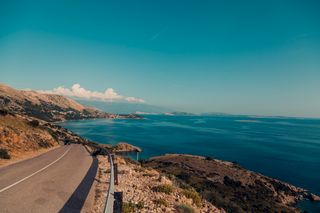
#> input picture tests/fixtures/restore-corpus/photo-cat.jpg, 320 x 213 px; its folder holds only this picture in this run
$ python generate_fixtures.py
#> lines starting #> are read from the running program, lines starting #| are printed output that depends on the picture; after the words box and inside, x2 and y2 are one past the last pixel; in counts of white or black regions, pixels touching at a corner belong together
#!/usr/bin/env python3
"""
Deterministic degradation + fixture generation for the restore corpus.

Every recipe records its parameters so a run is reproducible; seeds are
fixed. The corpus is license-safe: everything is generated from code or
ships in the repository (tests/fixtures).

Recipes: JPEG (quality, subsampling, repeat), Gaussian noise (sigma, seed),
motion blur (length, angle, seed). Outputs go to the fixtures dir as
`<stem>--<recipe>.png` beside the clean source.
"""

import io
import sys
from pathlib import Path

import cv2
import numpy as np

SCRIPT_DIR = Path(__file__).resolve().parent
REPO_ROOT = SCRIPT_DIR.parents[2]
CORPUS_DIR = REPO_ROOT / "tests/fixtures" / "restore-corpus"


def jpeg_deg(img_bgr, quality, subsampling=1, repeat=1):
    from PIL import Image
    img = Image.fromarray(cv2.cvtColor(img_bgr, cv2.COLOR_BGR2RGB))
    for _ in range(repeat):
        buf = io.BytesIO()
        img.save(buf, "JPEG", quality=quality, subsampling=subsampling)
        img = Image.open(buf).convert("RGB")
    return cv2.cvtColor(np.array(img), cv2.COLOR_RGB2BGR)


def gaussian_noise(img_bgr, sigma, seed):
    rng = np.random.default_rng(seed)
    return np.clip(
        img_bgr.astype(np.float32) + rng.normal(0, sigma, img_bgr.shape), 0, 255
    ).round().astype(np.uint8)


def motion_blur(img_bgr, length, angle, seed):
    rng = np.random.default_rng(seed)
    kernel = np.zeros((length, length), np.float32)
    import math
    cx, cy = length // 2, length // 2
    rad = math.radians(angle)
    for i in range(length):
        x = int(cx + math.cos(rad) * (i - cx))
        y = int(cy + math.sin(rad) * (i - cy))
        if 0 <= x < length and 0 <= y < length:
            kernel[y, x] = 1.0
    kernel /= max(1.0, kernel.sum())
    blurred = cv2.filter2D(img_bgr, -1, kernel)
    return np.clip(blurred, 0, 255).round().astype(np.uint8)


def generate_synthetic_fixtures():
    """Design-app fixtures generated from code (license-safe)."""
    CORPUS_DIR.mkdir(parents=True, exist_ok=True)
    h, w = 384, 512

    img = np.full((h, w, 3), 245, np.uint8)
    for i, t in enumerate(["Varve Design Suite", "Denoise Deblur Deblock", "ENHANCE 2026"]):
        cv2.putText(
            img, t, (24, 60 + i * 70), cv2.FONT_HERSHEY_SIMPLEX, 1.1, (20, 20, 20), 2,
            cv2.LINE_AA,
        )
    cv2.putText(img, "1px thin line detail:", (24, 300), cv2.FONT_HERSHEY_SIMPLEX, 0.6,
                (0, 0, 0), 1, cv2.LINE_AA)
    img[310, :] = 0
    img[:, 24] = 0
    cv2.imwrite(str(CORPUS_DIR / "text-heavy.png"), img)

    img2 = np.full((h, w, 3), 255, np.uint8)
    cv2.rectangle(img2, (40, 40), (200, 200), (20, 90, 220), -1)
    cv2.circle(img2, (360, 120), 60, (220, 60, 40), -1)
    cv2.rectangle(img2, (60, 250), (450, 260), (30, 30, 30), -1)
    cv2.imwrite(str(CORPUS_DIR / "logo-flat.png"), img2)

    yy, xx = np.mgrid[0:h, 0:w]
    grad = np.stack(
        [(xx / w * 255).astype(np.uint8), (yy / h * 255).astype(np.uint8),
         (((xx + yy) / (w + h)) * 255).astype(np.uint8)],
        axis=2,
    )
    cv2.imwrite(str(CORPUS_DIR / "gradient.png"), grad)
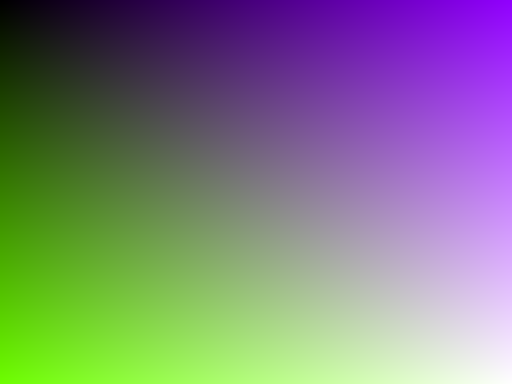
#> saved as gradient.png: shape (384, 512, 3); mean B, G, R 126.8, 126.7, 126.7

    p = np.full((h, w, 3), 255, np.uint8)
    for x in range(0, w, 4):
        if (x // 4) % 3 != 1:
            p[:, x] = 0
    cv2.imwrite(str(CORPUS_DIR / "thin-lines.png"), p)
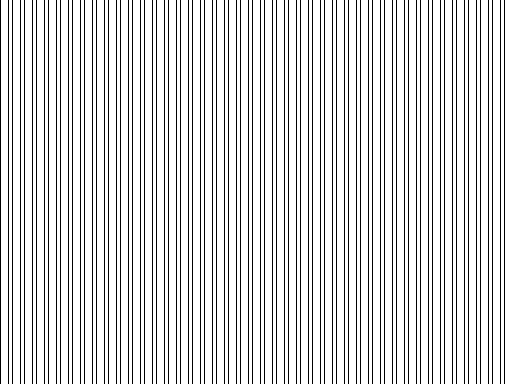
#> saved as thin-lines.png: shape (384, 512, 3); 83.4% white; black in thin lines or dots

    ui = np.full((h, w, 3), 240, np.uint8)
    cv2.rectangle(ui, (20, 20), (w - 20, 120), (255, 255, 255), -1)
#> ui: shape (384, 512, 3); values 240 (black) and 255 (white), 24.3% white; 1 white region, box (x1, y1, x2, y2) and area: (20, 20, 493, 121) 47773
    for i in range(3):
        cv2.rectangle(ui, (40, 40 + i * 30), (180, 60 + i * 30), (210, 210, 215), -1)
        cv2.putText(ui, f"Button {i + 1}", (50, 56 + i * 30), cv2.FONT_HERSHEY_SIMPLEX, 0.5,
                    (40, 40, 40), 1, cv2.LINE_AA)
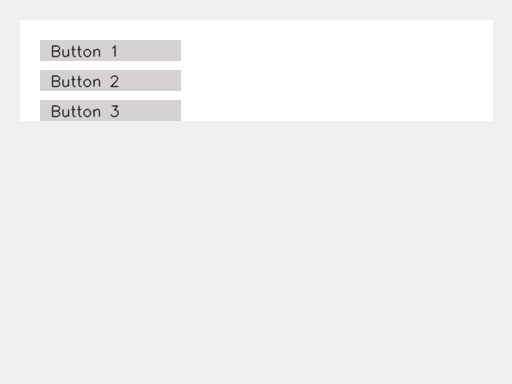
#> ui: shape (384, 512, 3); mean of channels 0, 1, 2 241.1, 241.1, 241.3; drawn as B, G, R
    cv2.putText(ui, "Unsaved changes", (220, 60), cv2.FONT_HERSHEY_SIMPLEX, 0.6,
                (180, 60, 40), 1, cv2.LINE_AA)
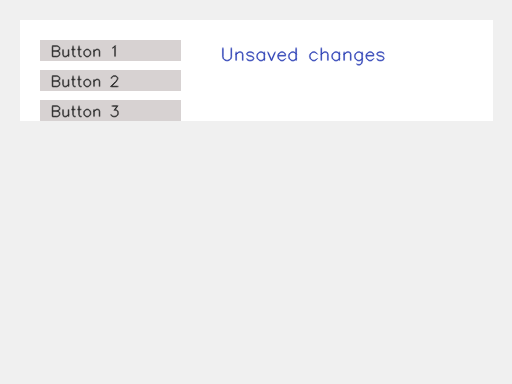
#> ui: shape (384, 512, 3); 0.57% of pixels changed, all inside (x1, y1, x2, y2) = (221, 47, 385, 66); drawn as B, G, R
    cv2.imwrite(str(CORPUS_DIR / "ui-screenshot.png"), ui)

    # Pixel-art-like blocky content (must not be routed through photo models).
    pa = np.zeros((h, w, 3), np.uint8)
    for by in range(0, h, 16):
        for bx in range(0, w, 16):
            v = (bx // 16 + by // 16) % 3
            pa[by:by + 16, bx:bx + 16] = [(60, 40, 200), (240, 240, 240), (30, 180, 90)][v]
    cv2.imwrite(str(CORPUS_DIR / "pixel-art.png"), pa)
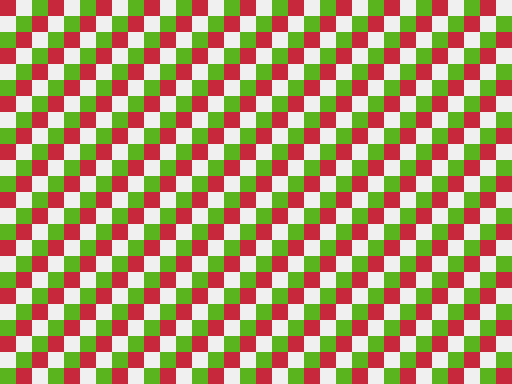
#> saved as pixel-art.png: shape (384, 512, 3); mean B, G, R 110, 153.3, 176.7


def copy_repo_photos():
    for name in ("human", "cat"):
        src = REPO_ROOT / "tests/fixtures/bg-removal-corpus" / f"{name}.jpg"
        if src.exists():
            import shutil
            shutil.copy(src, CORPUS_DIR / f"photo-{name}.jpg")


def list_fixtures(fixtures_dir=CORPUS_DIR):
    return sorted(
        p
        for p in Path(fixtures_dir).glob("*")
        if p.suffix.lower() in (".png", ".jpg") and "--" not in p.name
    )


def generate_degradations(fixtures_dir=CORPUS_DIR):
    for fixture in list_fixtures(fixtures_dir):
        gt = cv2.imread(str(fixture), cv2.IMREAD_COLOR)
#> gt is the input picture: shape (213, 320, 3); mean B, G, R 116.9, 113.4, 66
        if gt is None:
            continue
        for recipe, degraded in [
            ("jpeg-q60", jpeg_deg(gt, 60)),
            ("jpeg-q30", jpeg_deg(gt, 30)),
            ("jpeg-q20", jpeg_deg(gt, 20)),
            ("gauss-sigma15", gaussian_noise(gt, 15, 3)),
            ("gauss-sigma35", gaussian_noise(gt, 35, 4)),
            ("motion-12px", motion_blur(gt, 12, 30, 5)),
        ]:
#> call 2 of gaussian_noise, with sigma = 35, seed = 4
#> in gaussian_noise (call 2), `return np.clip( img_bgr.astype(np.float32) + rng.normal(0, sigma, img_..`:
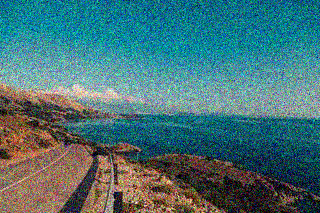
#> returned value: shape (213, 320, 3); mean of channels 0, 1, 2 117.9, 113.9, 71; drawn as B, G, R
#> in motion_blur, `blurred = cv2.filter2D(img_bgr, -1, kernel)`:
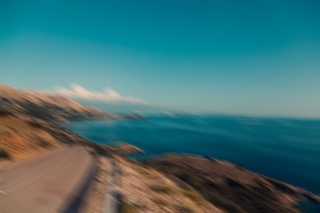
#> blurred: shape (213, 320, 3); mean B, G, R 117.1, 113.5, 65.9
            out = Path(fixtures_dir) / f"{fixture.stem}--{recipe}.png"
            cv2.imwrite(str(out), degraded)


if __name__ == "__main__":
    generate_synthetic_fixtures()
    copy_repo_photos()
    generate_degradations()
    print(f"corpus ready in {CORPUS_DIR}")

$ run again, on tests/fixtures/restore-corpus/photo-human.jpg
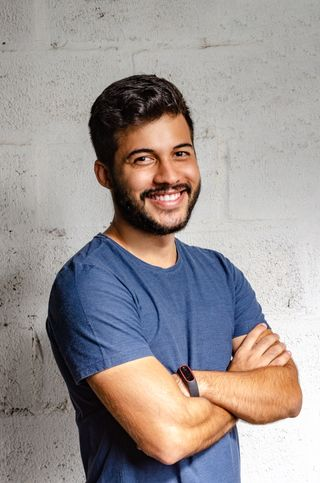
#> input picture tests/fixtures/restore-corpus/photo-human.jpg, 320 x 483 px
#> in generate_degradations, gt is the input picture: shape (483, 320, 3); mean B, G, R 147.5, 148.4, 155.6
#> in gaussian_noise (call 2), `return np.clip( img_bgr.astype(np.float32) + rng.normal(0, sigma, img_..`:
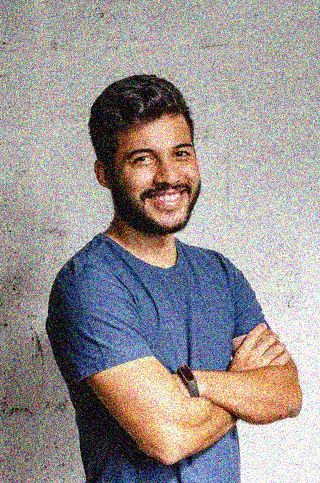
#> returned value: shape (483, 320, 3); mean of channels 0, 1, 2 147.5, 148.1, 154.5; drawn as B, G, R
#> in motion_blur, `blurred = cv2.filter2D(img_bgr, -1, kernel)`:
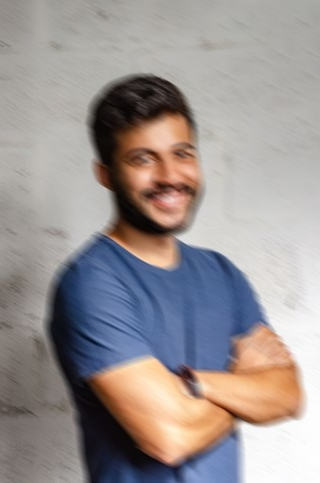
#> blurred: shape (483, 320, 3); mean B, G, R 147.3, 148.2, 155.4
